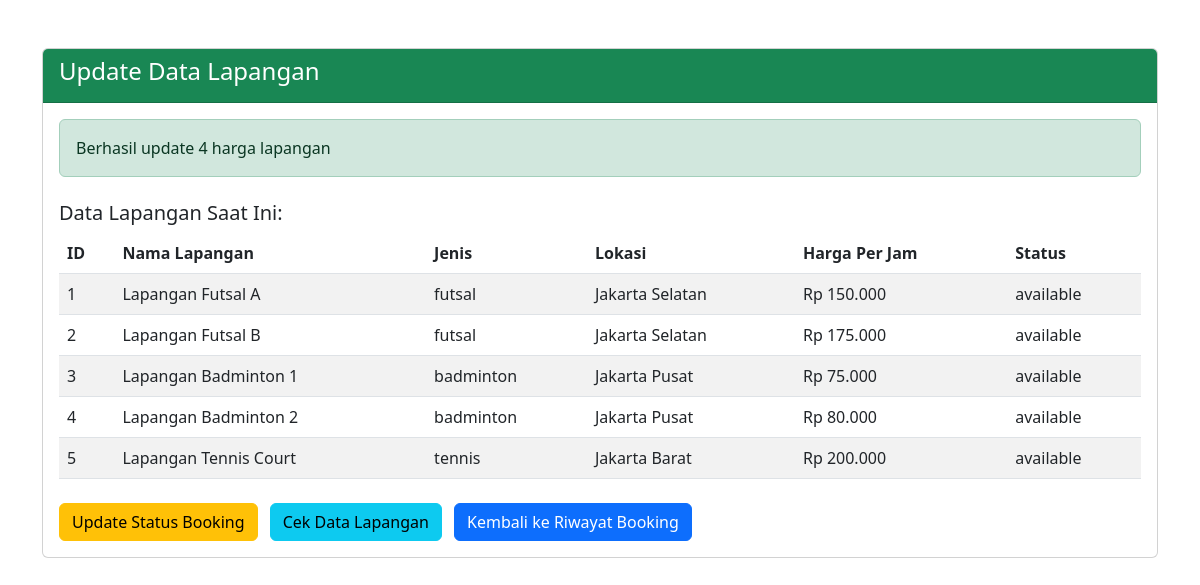
Page /update_fields.php on the committed database.
### tables this page shows
CREATE TABLE `fields` (
  `id` int(11) NOT NULL AUTO_INCREMENT PRIMARY KEY,
  `field_name` varchar(100) DEFAULT NULL,
  `field_type` enum('futsal','badminton','tennis') DEFAULT NULL,
  `location` text DEFAULT NULL,
  `price_per_hour` decimal(10,2) DEFAULT NULL,
  `image` varchar(255) DEFAULT NULL,
  `status` enum('available','maintenance','reserved') NOT NULL DEFAULT 'available',
  `created_at` timestamp NOT NULL DEFAULT current_timestamp()
);

### update_fields.php (the view, shortened to what this page needs)
<?php
include('db_connect.php');
$output_json = isset($_GET['json']);
$check_fields = $conn->query("SHOW TABLES LIKE 'fields'");
if ($check_fields->num_rows == 0) {
    $create_fields = "CREATE TABLE IF NOT EXISTS fields (
        id INT(11) AUTO_INCREMENT PRIMARY KEY,
        field_name VARCHAR(100) NOT NULL,
        field_type ENUM('badminton') NOT NULL,
        location VARCHAR(100) DEFAULT NULL,
        price_per_hour DECIMAL(10,2) NOT NULL DEFAULT 0,
        image VARCHAR(255) DEFAULT NULL,
        status ENUM('available', 'maintenance') NOT NULL DEFAULT 'available',
        created_at TIMESTAMP DEFAULT CURRENT_TIMESTAMP
    )";
    if ($conn->query($create_fields)) {
        $data_created = true;
        $message = "Tabel fields berhasil dibuat";
    } else {
        $message = "Gagal membuat tabel fields: " . $conn->error;
        if ($output_json) {
            echo json_encode(['success' => false, 'message' => $message]);
            exit;
        }
    }
} else {
    $check_field_name = $conn->query("SHOW COLUMNS FROM fields LIKE 'field_name'");
    $field_name_exists = $check_field_name->num_rows > 0;
    $check_name = $conn->query("SHOW COLUMNS FROM fields LIKE 'name'");
    $name_exists = $check_name->num_rows > 0;
    if ($field_name_exists) {
        $field_name_column = 'field_name';
        $message = "Menggunakan kolom 'field_name'";
    } elseif ($name_exists) {
        $field_name_column = 'name';
        $message = "Menggunakan kolom 'name'";
    } else {
        $add_column = $conn->query("ALTER TABLE fields ADD COLUMN field_name VARCHAR(100) NOT NULL AFTER id");
        $field_name_column = 'field_name';
        $message = "Menambahkan kolom 'field_name' ke tabel";
    }
    $count_result = $conn->query("SELECT COUNT(*) AS total FROM fields");
    $count_data = $count_result->fetch_assoc();
    if ($count_data['total'] == 0) {
        $data_created = true;
        $message .= " | Tabel kosong, akan menambahkan data";
    } else {
        $message .= " | Tabel sudah berisi {$count_data['total']} data";
    }
}
if (isset($data_created) && $data_created) {
    $fields_data = [
        ['Lapangan Futsal A', 'futsal', 'Jakarta Selatan', 150000],
        ['Lapangan Futsal B', 'futsal', 'Jakarta Selatan', 175000],
        ['Lapangan Futsal C', 'futsal', 'Jakarta Selatan', 200000],
        ['Lapangan_B', 'badminton', 'Jakarta Pusat', 75000],
        ['Lapangan_C', 'badminton', 'Jakarta Pusat', 80000],
        ['Lapangan Tennis A', 'tennis', 'Jakarta Barat', 200000],
        ['Lapangan Tennis B', 'tennis', 'Jakarta Barat', 225000]
    ];
    $insert_stmt = $conn->prepare("INSERT INTO fields (field_name, field_type, location, price_per_hour) VALUES (?, ?, ?, ?)");
    if (!$insert_stmt) {
        $message = "Gagal mempersiapkan statement: " . $conn->error;
        if ($output_json) {
            echo json_encode(['success' => false, 'message' => $message]);
            exit;
        }
    }
    $success_count = 0;
    foreach ($fields_data as $field) {
        $insert_stmt->bind_param("sssd", $field[0], $field[1], $field[2], $field[3]);
        if ($insert_stmt->execute()) {
            $success_count++;
        }
    }
    $insert_stmt->close();
    $message = "Berhasil menambahkan $success_count data lapangan";
    if ($output_json) {
        echo json_encode([
            'success' => true,
            'message' => $message,
            'total_data' => $success_count
        ]);
        exit;
    }
} else {
    $fields_to_update = [
        ['Lapangan Futsal A', 150000],
        ['Lapangan_B', 75000],
        ['Lapangan_C', 80000],
        ['Lapangan Tennis A', 200000]
    ];
    $update_stmt = $conn->prepare("UPDATE fields SET price_per_hour = ? WHERE $field_name_column = ?");
    $updated_count = 0;
    foreach ($fields_to_update as $field) {
        $update_stmt->bind_param("ds", $field[1], $field[0]);
        if ($update_stmt->execute() && $update_stmt->affected_rows > 0) {
            $updated_count++;
        }
    }
    $message = "Berhasil update $updated_count harga lapangan";
}
if (!$output_json):
?>
<!DOCTYPE html>
<html lang="en">
<head>
    <link href="https://cdn.jsdelivr.net/npm/bootstrap@5.3.0/dist/css/bootstrap.min.css" rel="stylesheet">
</head>
<body>
    <div class="container mt-5">
        <div class="card">
            <div class="card-header bg-success text-white">
                <h4>Update Data Lapangan</h4>
            </div>
            <div class="card-body">
                <div class="alert alert-success">
                    <?php echo $message; ?>
                </div>
                <h5 class="mt-4">Data Lapangan Saat Ini:</h5>
                <?php
                $fields_query = "SELECT * FROM fields";
                $fields_result = $conn->query($fields_query);
                if ($fields_result->num_rows > 0):
                ?>
                <table class="table table-striped">
                    <thead>
                        <tr>
                            <th>ID</th>
                            <th>Nama Lapangan</th>
                            <th>Jenis</th>
                            <th>Lokasi</th>
                            <th>Harga Per Jam</th>
                            <th>Status</th>
                        </tr>
                    </thead>
                    <tbody>
                        <?php while ($row = $fields_result->fetch_assoc()): ?>
                        <tr>
                            <td><?php echo $row['id']; ?></td>
                            <td><?php
                                if ($field_name_exists) {
                                    echo $row['field_name'];
                                } elseif ($name_exists) {
                                    echo $row['name'];
                                } else {
                                    echo "[Tidak ada kolom nama]";
                                }
                            ?></td>
                            <td><?php echo $row['field_type'] ?? ''; ?></td>
                            <td><?php echo $row['location'] ?? ''; ?></td>
                            <td>Rp <?php echo number_format($row['price_per_hour'] ?? 0, 0, ',', '.'); ?></td>
                            <td><?php echo $row['status'] ?? ''; ?></td>
                        </tr>
                        <?php endwhile; ?>
                    </tbody>
                </table>
                <?php else: ?>
                    <div class="alert alert-warning">
                        Tidak ada data lapangan.
                    </div>
                <?php endif; ?>
                <div class="mt-4">
                    <a href="update_status.php" class="btn btn-warning me-2">Update Status Booking</a>
                    <a href="check_fields.php" class="btn btn-info me-2">Cek Data Lapangan</a>
                    <a href="booking_history.php" class="btn btn-primary">Kembali ke Riwayat Booking</a>
                </div>
            </div>
        </div>
    </div>
</body>
</html>
<?php endif; ?>

### rows in the picture
fields: id "1", field_name "Lapangan Futsal A", field_type "futsal", location "Jakarta Selatan", price_per_hour "150.000", status "available"
fields: id "2", field_name "Lapangan Futsal B", field_type "futsal", location "Jakarta Selatan", price_per_hour "175.000", status "available"
fields: id "3", field_name "Lapangan Badminton 1", field_type "badminton", location "Jakarta Pusat", price_per_hour "75.000", status "available"
fields: id "4", field_name "Lapangan Badminton 2", field_type "badminton", location "Jakarta Pusat", price_per_hour "80.000", status "available"
fields: id "5", field_name "Lapangan Tennis Court", field_type "tennis", location "Jakarta Barat", price_per_hour "200.000", status "available"

### other values in the picture
$message "Berhasil update 4 harga lapangan"
